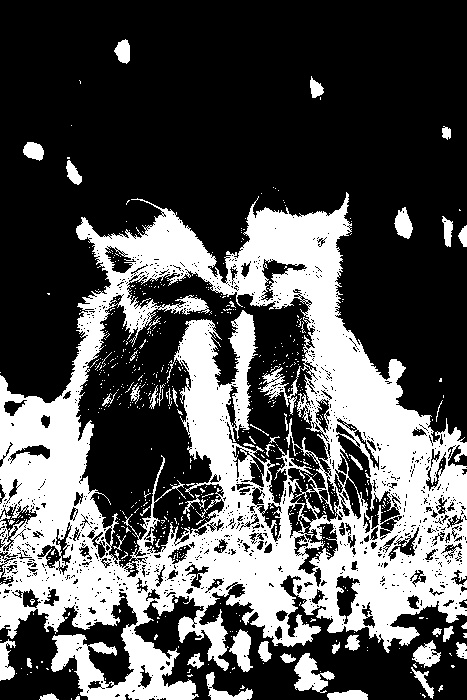
#> input picture ComputerVision/_source/openCV/7장/_threshod_foxes.jpg, 467 x 700 px
$ python opencv09.py
#> lines starting #> are read from the running program, lines starting #| are printed output that depends on the picture
# 모폴로지 연산 - 팽창
import cv2
import numpy as np

img = cv2.imread("./_threshod_foxes.jpg")
#> img is the input picture: shape (700, 467, 3); min 0, max 255, mean 83.5
ker = np.ones((5, 5), np.uint8)
new_img = cv2.dilate(img, ker, iterations=1)
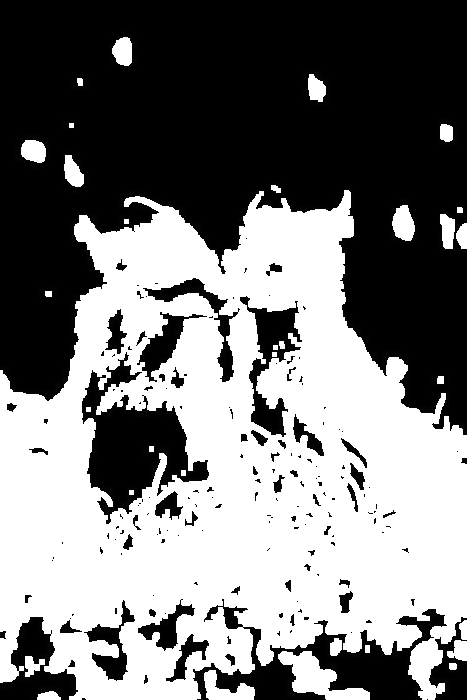
#> new_img: shape (700, 467, 3); min 0, max 255, mean 123.7
cv2.imshow("dilation", new_img)
cv2.waitKey()
